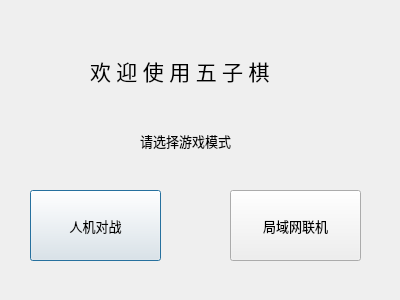
<?xml version="1.0" encoding="UTF-8"?>
<ui version="4.0">
 <class>gamebegin</class>
 <widget class="QDialog" name="gamebegin">
  <property name="windowModality">
   <enum>Qt::NonModal</enum>
  </property>
  <property name="enabled">
   <bool>true</bool>
  </property>
  <property name="geometry">
   <rect>
    <x>0</x>
    <y>0</y>
    <width>400</width>
    <height>300</height>
   </rect>
  </property>
  <property name="minimumSize">
   <size>
    <width>400</width>
    <height>300</height>
   </size>
  </property>
  <property name="maximumSize">
   <size>
    <width>400</width>
    <height>300</height>
   </size>
  </property>
  <property name="font">
   <font>
    <family>Microsoft YaHei</family>
    <pointsize>10</pointsize>
   </font>
  </property>
  <property name="windowTitle">
   <string>五子棋</string>
  </property>
  <widget class="QPushButton" name="AI">
   <property name="geometry">
    <rect>
     <x>30</x>
     <y>190</y>
     <width>131</width>
     <height>71</height>
    </rect>
   </property>
   <property name="text">
    <string>人机对战</string>
   </property>
  </widget>
  <widget class="QLabel" name="label">
   <property name="geometry">
    <rect>
     <x>90</x>
     <y>40</y>
     <width>241</width>
     <height>61</height>
    </rect>
   </property>
   <property name="font">
    <font>
     <pointsize>16</pointsize>
    </font>
   </property>
   <property name="layoutDirection">
    <enum>Qt::LeftToRight</enum>
   </property>
   <property name="text">
    <string>欢 迎 使 用 五 子 棋</string>
   </property>
  </widget>
  <widget class="QLabel" name="label_2">
   <property name="geometry">
    <rect>
     <x>140</x>
     <y>120</y>
     <width>141</width>
     <height>41</height>
    </rect>
   </property>
   <property name="text">
    <string>请选择游戏模式</string>
   </property>
  </widget>
  <widget class="QPushButton" name="human">
   <property name="geometry">
    <rect>
     <x>230</x>
     <y>190</y>
     <width>131</width>
     <height>71</height>
    </rect>
   </property>
   <property name="text">
    <string>局域网联机</string>
   </property>
  </widget>
 </widget>
 <resources/>
 <connections/>
</ui>
